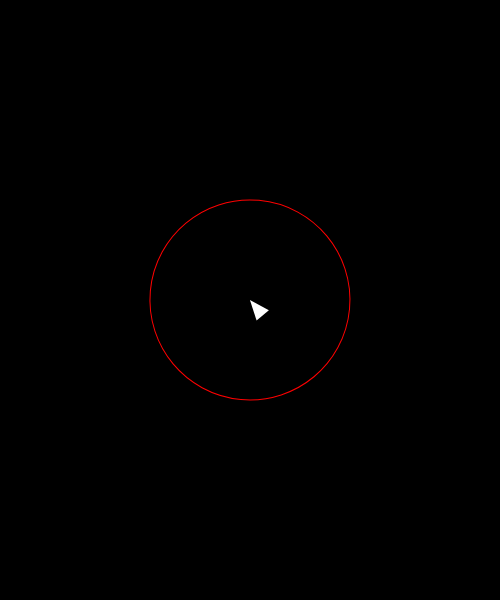
Frame 1 (no input)
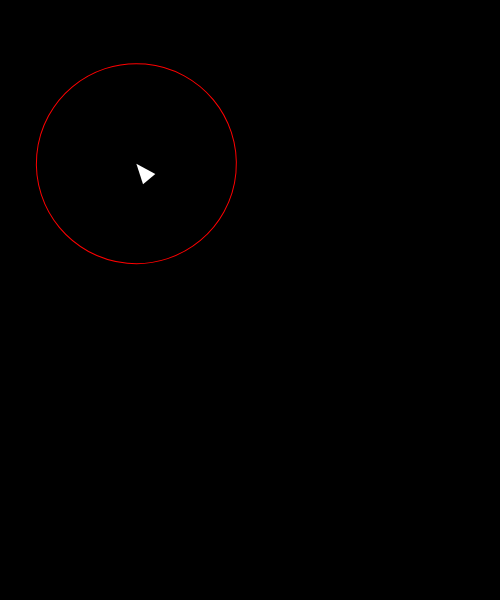
Frame 60 (no input)
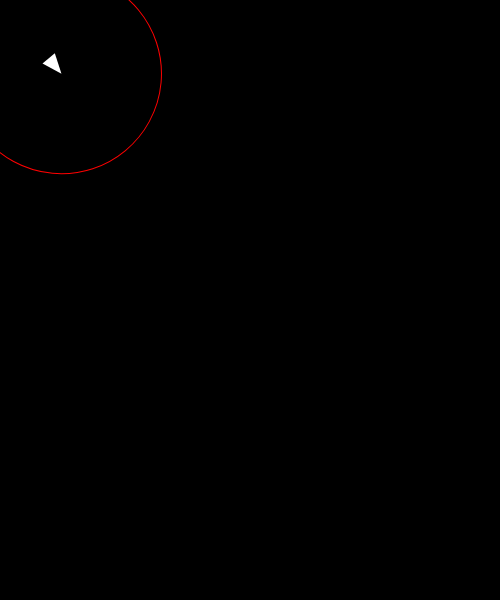
Frame 120 (the mouse pressed at the canvas centre since frame 60)

The p5.js sketch that drew these frames (run headless with seeded random() and noise() and a simulated clock; from frame 60 on, the mouse is pressed at the canvas centre):

// p5.js sketch
// ── sketch.js
"use strict";

var v;

function setup() {
  createCanvas(500, 600);
  v = new Vehicle(width / 2, height / 2);
}


function draw() {
  background(0);

  var target = createVector(mouseX, mouseY);
  v.seek(target);
  v.update();
  v.display();
}


class Vehicle {
  constructor(x, y) {
    this.pos = createVector(x, y);
    this.vel = createVector();
    this.acc = createVector();
    this.angle = 0;

    this.maxDesiredVel = 5; // maxSpeed
    this.maxSteerForce = 0.1; // maxForce

    this.brakeRad = 100;
  }
  update() {
    this.vel.add(this.acc);
    this.pos.add(this.vel);
    this.acc.mult(0);
    this.angle = this.vel.heading();
  }
  applyForce(f) {
    this.acc.add(f);
  }
  seek(target) {
    var desiredVel = p5.Vector.sub(target, this.pos);
    var distance = desiredVel.mag();

    desiredVel.normalize();
    if (distance > this.brakeRad) {
      desiredVel.mult(this.maxDesiredVel); // maxSpeed
    } else {
      //slow down
      var mappedMag = map(distance, 0, this.brakeRad, 0, this.maxDesiredVel);
      desiredVel.mult(mappedMag); // maxSpeed
    }

    var steerForce = p5.Vector.sub(desiredVel, this.vel);
    steerForce.limit(this.maxSteerForce); // maxForce
    this.applyForce(steerForce);
  }
  display() {
    push();
    translate(this.pos.x, this.pos.y);
    rotate(this.angle);

    noFill();
    stroke(255, 0, 0);
    ellipse(0, 0, this.brakeRad * 2, this.brakeRad * 2);

    noStroke();
    fill(255);
    triangle(0, 0, -20, -8, -20, 8);

    pop();
  }
}
